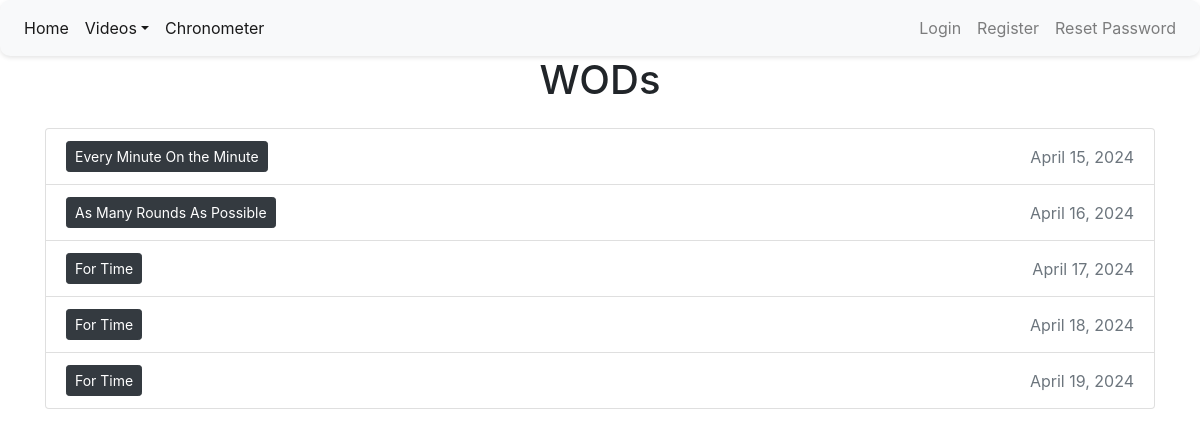
The page /workouts/ on the database its author committed.
### crossfit/models.py (models this page shows, shortened)
class Workout(models.Model):
    TYPE_CHOICES = [
        ('AMRAP', 'As Many Rounds As Possible'),
        ('EMOM', 'Every Minute On the Minute'),
        ('FOR_TIME', 'For Time'),
    ]
    type = models.CharField(max_length=10, choices=TYPE_CHOICES)
    description = models.TextField()
    date = models.DateField()

### crossfit/views.py (the view)
# urls.py: path('workouts/', views.WorkoutListView.as_view(), name='workout_list'),
class WorkoutListView(ListView):
    model = Workout
    template_name = 'wklist.html'
    context_object_name = 'workouts'

### templates/wklist.html
{% extends 'base.html' %}
{% block content %}
    <h1 class="text-center mb-4">WODs</h1>
    <ul class="list-group">
        {% for workout in workouts %}
            <li class="list-group-item d-flex justify-content-between align-items-center">
                <a href="{% url 'workout_detail' workout.id %}" class="btn btn-dark btn-sm">
                    {{ workout.get_type_display }}
                </a>
                <span class="text-muted">{{ workout.date }}</span>
            </li>
        {% empty %}
            <li class="list-group-item">No workouts available.</li>
        {% endfor %}
    </ul>
{% endblock %}

### rows shown on the page
Workout: type "Every Minute On the Minute", date "April 15, 2024"
Workout: type "As Many Rounds As Possible", date "April 16, 2024"
Workout: type "For Time", date "April 17, 2024"
Workout: type "For Time", date "April 18, 2024"
Workout: type "For Time", date "April 19, 2024"
